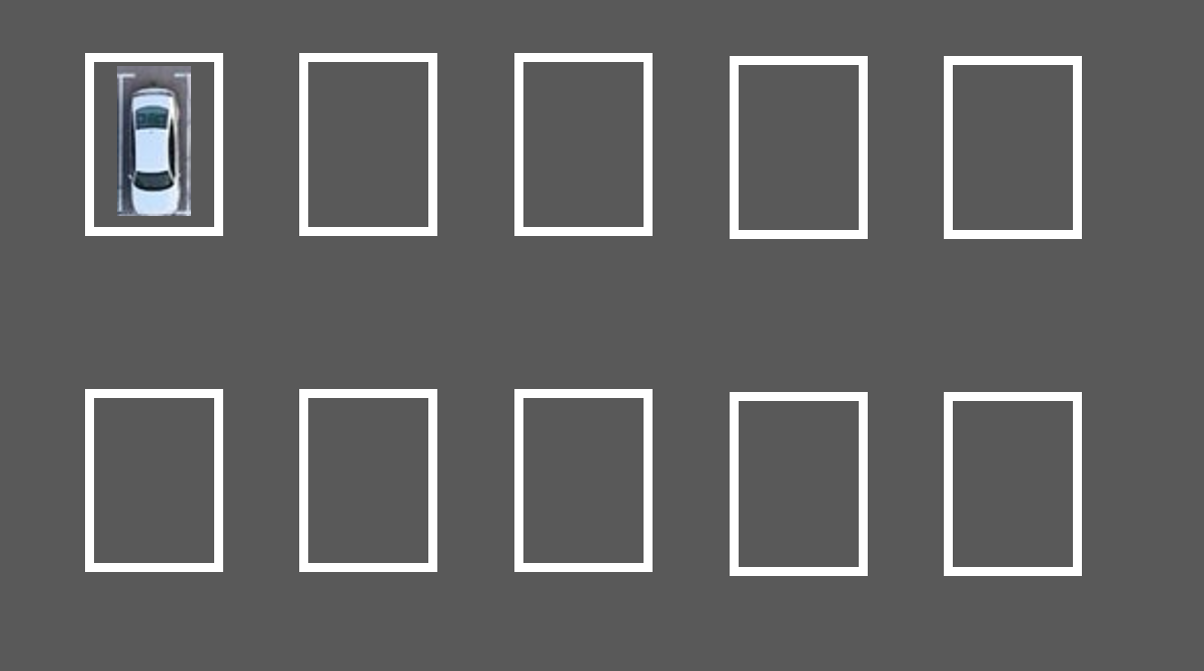
#> input picture Phase_02_And_03_CNNClassification/images/parking_bays_1.png, 1204 x 671 px, found by its file name
$ jupyter execute --allow-errors Step03_ImageSegmentation_Parking_Bays_Playground.ipynb
#> lines starting #> are read from the running program, lines starting #| are printed output that depends on the picture; after the words box and inside, x2 and y2 are one past the last pixel; in counts of white or black regions, pixels touching at a corner belong together
[cell 1]
import matplotlib.pyplot as plt

[cell 2]
import tensorflow as tf
import tensorflow.keras
from tensorflow.keras.models import Sequential
from tensorflow.keras.layers import Dense, Dropout, Flatten
from tensorflow.keras.layers import Conv2D, MaxPooling2D
from tensorflow.keras.models import model_from_json

[cell 3]
import cv2
import numpy as np

[cell 4]
font = cv2.FONT_HERSHEY_COMPLEX

[cell 5]
img = cv2.imread("parking_bays_1.png", cv2.IMREAD_GRAYSCALE)
#> img: shape (671, 1204); min 0, max 255, mean 100.8
img_color = cv2.imread("parking_bays_1.png")
#> img_color is the input picture: shape (671, 1204, 3); mean B, G, R 101, 100.8, 100.7

[cell 6]
_, threshold = cv2.threshold(img, 250, 255, cv2.THRESH_BINARY)
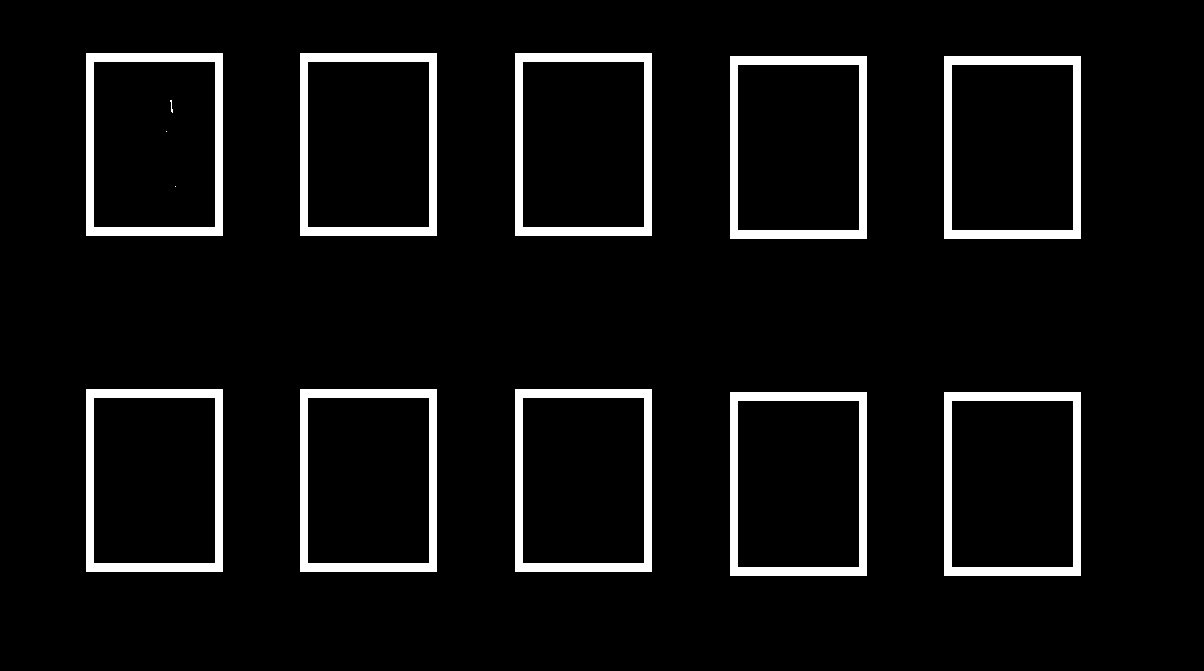
#> threshold: shape (671, 1204); 6.3% white; 13 white regions (3 under 20 px)

[cell 7]
contours, _ = cv2.findContours(threshold, cv2.RETR_EXTERNAL, cv2.CHAIN_APPROX_SIMPLE)
#> contours = 10 contours; largest, box (x1, y1, x2, y2) and area: (944, 392, 1081, 576) 24888, (730, 392, 867, 576) 24888, (515, 389, 652, 572) 24752, (300, 389, 437, 572) 24752, (86, 389, 223, 572) 24752

[cell 8]
print("number of ontours:", len(contours))
#| number of ontours: 10

[cell 9]
plt.imshow(img,cmap='gray')

[cell 10]
parking_bay_count = 0
for cnt in contours:
    approx = cv2.approxPolyDP(cnt, 0.01*cv2.arcLength(cnt, True), True)
    cv2.drawContours(img, [approx], 0, (0), 5)
    x = approx.ravel()[0]
    y = approx.ravel()[1]
    #print(len(approx), approx)
    if len(approx) == 3:
        cv2.putText(img, "Triangle", (x, y), font, 1, (255))
    elif len(approx) == 4:
        parking_bay_count = parking_bay_count + 1
        cv2.putText(img, "Rectangle", (x, y), font, 1, (255))
    elif len(approx) == 5:
        cv2.putText(img, "Pentagon", (x, y), font, 1, (0))
    elif 6 < len(approx) < 15:
        cv2.putText(img, "Ellipse", (x, y), font, 1, (0))
    else:
        cv2.putText(img, "Circle", (x, y), font, 1, (0))
#> this loop made 10 passes
#> (approx, x, y) on passes 1 to 10: ([[944, 392], [944, 575], [1080, 575], [1080, 392]], 944, 392), ([[730, 392], [730, 575], [866, 575], [866, 392]], 730, 392), ([[515, 389], [515, 571], [651, 571], [651, 389]], 515, 389), ([[300, 389], [300, 571], [436, 571], [436, 389]], 300, 389), ([[86, 389], [86, 571], [222, 571], [222, 389]], 86, 389), ([[944, 56], [944, 238], [1080, 238], [1080, 56]], 944, 56), ([[730, 56], [730, 238], [866, 238], [866, 56]], 730, 56), ([[515, 53], [515, 235], [651, 235], [651, 53]], 515, 53), ([[300, 53], [300, 235], [436, 235], [436, 53]], 300, 53), ([[86, 53], [86, 235], [222, 235], [222, 53]], 86, 53)
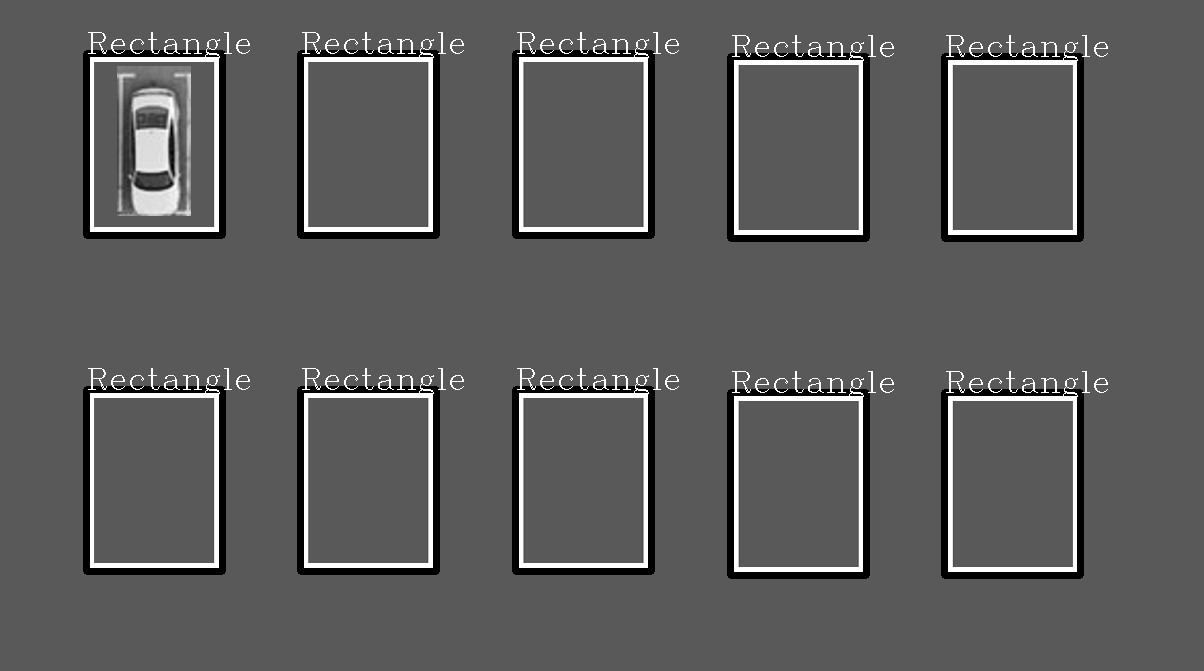
#> img: shape (671, 1204); min 0, max 255, mean 91.9
#> after the loop, parking_bay_count = 10

print("number of parking bays:", parking_bay_count)
#| number of parking bays: 10

[cell 11]
plt.imshow(img,cmap='gray')

[cell 12]
approx = cv2.approxPolyDP(contours[9], 0.01*cv2.arcLength(cnt, True), True)
#print(approx[0][0])
top_left_point=tuple(approx[0][0])
#> top_left_point = (86, 53)
bottom_right_point=tuple(approx[2][0])
#> bottom_right_point = (222, 235)
cv2.rectangle(img_color,top_left_point,bottom_right_point,color=(255,0,0),thickness=3)
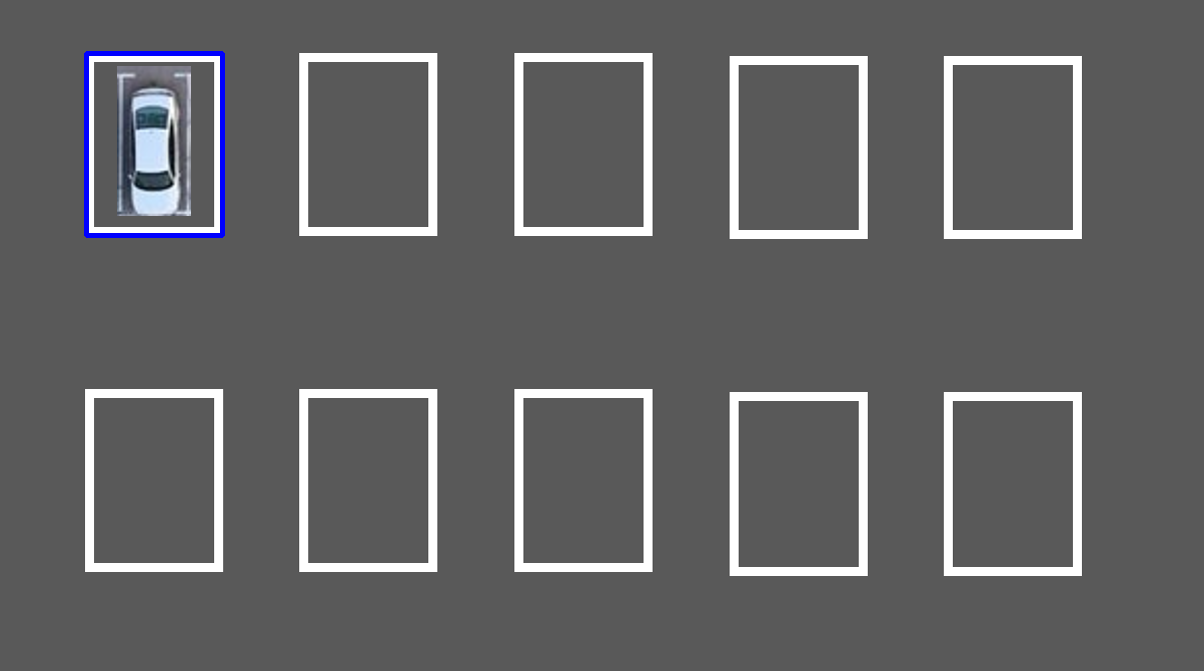
#> img_color: shape (671, 1204, 3); 0.39% of pixels changed, all inside (x1, y1, x2, y2) = (84, 51, 225, 238)

[cell 13]
tuple(approx[0][0])
#> Out = (86, 53)

[cell 14]
plt.imshow(img_color)

[cell 15]
print(approx[0])
#| [[86 53]]
print(approx[1])
#| [[ 86 235]]
print(approx[2])
#| [[222 235]]
print(approx[3])
#| [[222  53]]

[cell 16]
offset=40

[cell 17]
img_crop = img[approx[0][0][0]:approx[2][0][0], approx[0][0][1]+offset:approx[2][0][1]-offset]
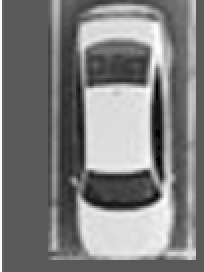
#> img_crop: shape (136, 102) (shown 2 times larger); min 0, max 255, mean 126

[cell 18]
plt.imshow(img_crop)
print(img_crop.shape)
#| (136, 102)

[cell 19]
plt.imshow(cv2.resize(img_crop, (50,50)))
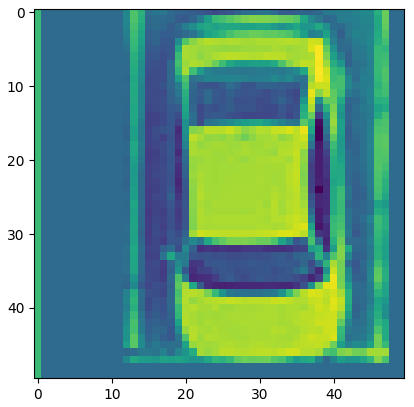
#> figure drawn by matplotlib, 1 panel

# Data Segmentation Pipeline

[cell 20]
img = cv2.imread("parking_bays_2.png", cv2.IMREAD_GRAYSCALE)
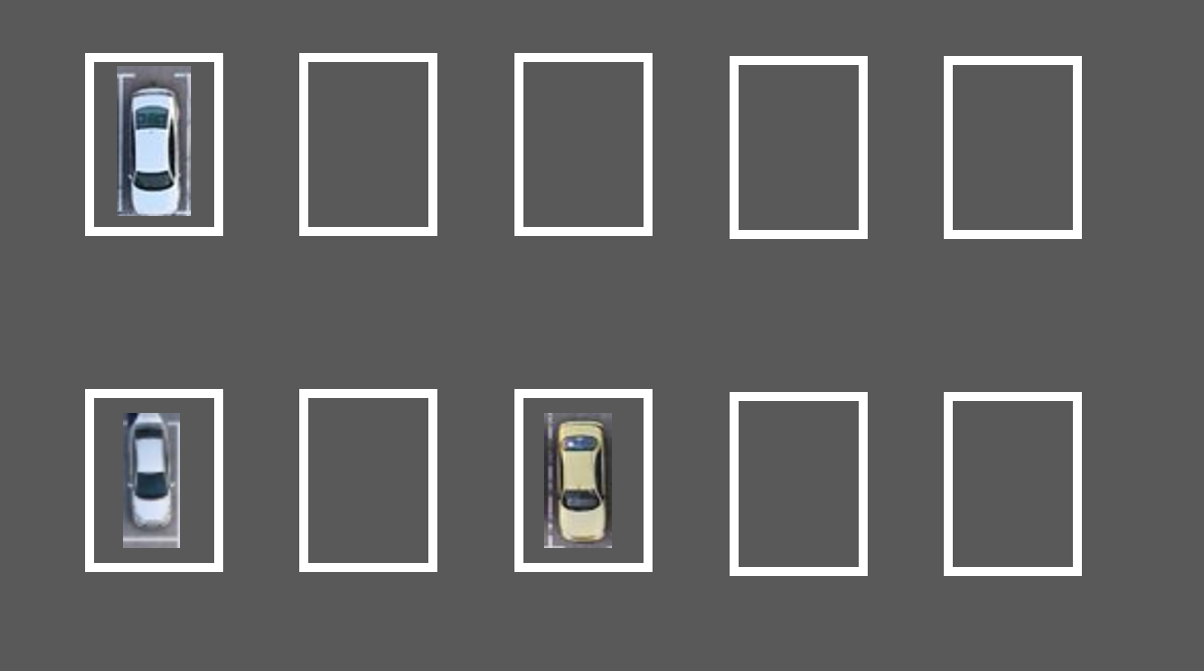
#> input picture Phase_02_And_03_CNNClassification/images/parking_bays_2.png, 1204 x 671 px, found by its file name
#> img: shape (671, 1204); min 0, max 255, mean 101.7
img_color = cv2.imread("parking_bays_2.png")
#> img_color is the input picture: shape (671, 1204, 3); mean B, G, R 101.9, 101.7, 101.5

[cell 21]
_, threshold = cv2.threshold(img, 250, 255, cv2.THRESH_BINARY)

[cell 22]
plt.imshow(img_color)

print(img_color.shape)
#| (671, 1204, 3)

[cell 23]
parking_bay_count = 0
parking_bounding_boxes_4_corners = []
for cnt in contours:
    approx = cv2.approxPolyDP(cnt, 0.01*cv2.arcLength(cnt, True), True)
    cv2.drawContours(img, [approx], 0, (0), 5)
    x = approx.ravel()[0]
    y = approx.ravel()[1]
    #print(len(approx), approx)
    if len(approx) == 3:
        cv2.putText(img, "Triangle", (x, y), font, 1, (255))
    elif len(approx) == 4:
        parking_bay_count = parking_bay_count + 1
        #top_left_point=tuple(approx[0][0])
        #bottom_right_point=tuple(approx[2][0])
        parking_bounding_boxes_4_corners.append(approx)
        cv2.putText(img, "Rectangle", (x, y), font, 1, (255))
    elif len(approx) == 5:
        cv2.putText(img, "Pentagon", (x, y), font, 1, (0))
    elif 6 < len(approx) < 15:
        cv2.putText(img, "Ellipse", (x, y), font, 1, (0))
    else:
        cv2.putText(img, "Circle", (x, y), font, 1, (0))
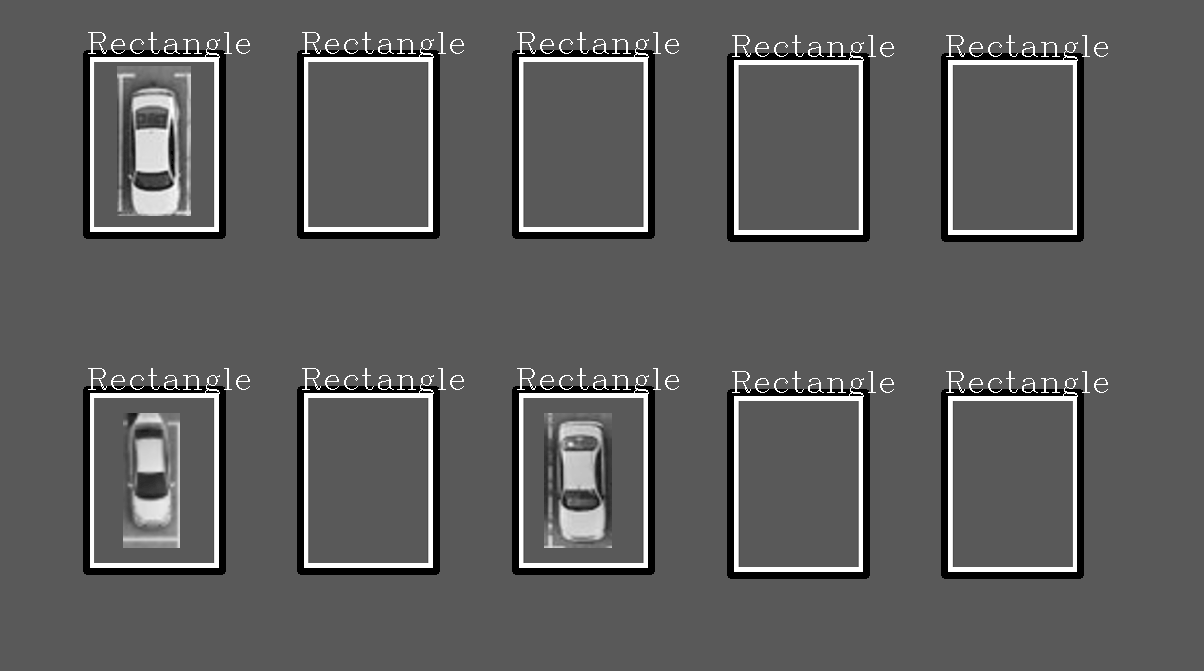
#> img: shape (671, 1204); min 0, max 255, mean 92.7
#> after the loop, parking_bay_count = 10; parking_bounding_boxes_4_corners has the same summary as contours

print("number of parking bays:", parking_bay_count)
#| number of parking bays: 10

[cell 24]
plt.imshow(img,cmap='gray')

[cell 25]
#parking_bounding_boxes_4_corners

[cell 26]
parking_bays_image_data=[]
parking_bays_rectangles_top_bottom_corners=[]
#> (the rest of this cell did not finish here and is left out)

[cell 27]
len(parking_bays_image_data)

#> (a cell that did not finish here is left out)

#> (a cell that did not finish here is left out)

#> (a cell that did not finish here is left out)

#> (a cell that did not finish here is left out)

#> (a cell that did not finish here is left out)

[cell 33]
plt.imshow(img_crop)

#> (a cell that did not finish here is left out)

[cell 35]
for i in range(len(parking_bays_image_data)):
    plt.subplot(2,5,i+1)
    plt.imshow(parking_bays_image_data[9-i]) #the indexes are reversed in cv2 contours boxes

### Predict parking space status

[cell 36]
img_width, img_height = 48, 48

[cell 37]
# load json and create model
json_file = open('carpark_model.json', 'r')
#> (reads Phase_02_And_03_CNNClassification/carpark_model.json from the repository)
loaded_model_json = json_file.read()
json_file.close()
#> (the rest of this cell did not finish here and is left out)

[cell 38]
number_of_bays = len(parking_bays_image_data)-1
for i in range(len(parking_bays_image_data)):
    bay_img = cv2.resize(parking_bays_image_data[number_of_bays-i], (img_width,img_height))
    bay_img = bay_img.reshape(1,img_width,img_height,3)
    status = loaded_model.predict(bay_img)
    if status > 0.5:
        print('i:' , 'Occupied')
        cv2.rectangle(img_color,
                     parking_bays_rectangles_top_bottom_corners[number_of_bays-i][0],
                     parking_bays_rectangles_top_bottom_corners[number_of_bays-i][1],
                     color=(255,0,0),thickness=3)
    else:
        print('i:' , 'Free')
        cv2.rectangle(img_color,
                     parking_bays_rectangles_top_bottom_corners[number_of_bays-i][0],
                     parking_bays_rectangles_top_bottom_corners[number_of_bays-i][1],
                     color=(0,255,0),thickness=3)
